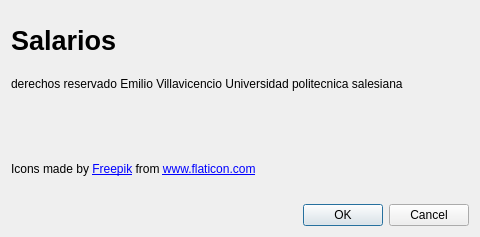
<?xml version="1.0" encoding="UTF-8"?>
<ui version="4.0">
 <class>Acerca</class>
 <widget class="QDialog" name="Acerca">
  <property name="geometry">
   <rect>
    <x>0</x>
    <y>0</y>
    <width>480</width>
    <height>237</height>
   </rect>
  </property>
  <property name="windowTitle">
   <string>Acerca de Salarios</string>
  </property>
  <layout class="QVBoxLayout" name="verticalLayout">
   <item>
    <widget class="QLabel" name="lblNombre">
     <property name="font">
      <font>
       <pointsize>20</pointsize>
       <weight>75</weight>
       <bold>true</bold>
      </font>
     </property>
     <property name="text">
      <string>Salarios</string>
     </property>
    </widget>
   </item>
   <item>
    <widget class="QLabel" name="lblDerechos">
     <property name="text">
      <string>&lt;html&gt;&lt;head/&gt;&lt;body&gt;&lt;p&gt;derechos reservado Emilio Villavicencio Universidad politecnica salesiana &lt;/p&gt;&lt;p&gt;&lt;br/&gt;&lt;/p&gt;&lt;/body&gt;&lt;/html&gt;</string>
     </property>
     <property name="wordWrap">
      <bool>true</bool>
     </property>
    </widget>
   </item>
   <item>
    <widget class="QLabel" name="lblFreepik">
     <property name="text">
      <string>&lt;div&gt;Icons made by &lt;a href=&quot;https://www.flaticon.com/authors/freepik&quot; title=&quot;Freepik&quot;&gt;Freepik&lt;/a&gt; from &lt;a href=&quot;https://www.flaticon.com/&quot; title=&quot;Flaticon&quot;&gt;www.flaticon.com&lt;/a&gt;&lt;/div&gt;</string>
     </property>
    </widget>
   </item>
   <item>
    <widget class="QDialogButtonBox" name="buttonBox">
     <property name="orientation">
      <enum>Qt::Horizontal</enum>
     </property>
     <property name="standardButtons">
      <set>QDialogButtonBox::Cancel|QDialogButtonBox::Ok</set>
     </property>
    </widget>
   </item>
  </layout>
 </widget>
 <resources/>
 <connections>
  <connection>
   <sender>buttonBox</sender>
   <signal>accepted()</signal>
   <receiver>Acerca</receiver>
   <slot>accept()</slot>
   <hints>
    <hint type="sourcelabel">
     <x>248</x>
     <y>254</y>
    </hint>
    <hint type="destinationlabel">
     <x>157</x>
     <y>274</y>
    </hint>
   </hints>
  </connection>
  <connection>
   <sender>buttonBox</sender>
   <signal>rejected()</signal>
   <receiver>Acerca</receiver>
   <slot>reject()</slot>
   <hints>
    <hint type="sourcelabel">
     <x>316</x>
     <y>260</y>
    </hint>
    <hint type="destinationlabel">
     <x>286</x>
     <y>274</y>
    </hint>
   </hints>
  </connection>
 </connections>
</ui>
